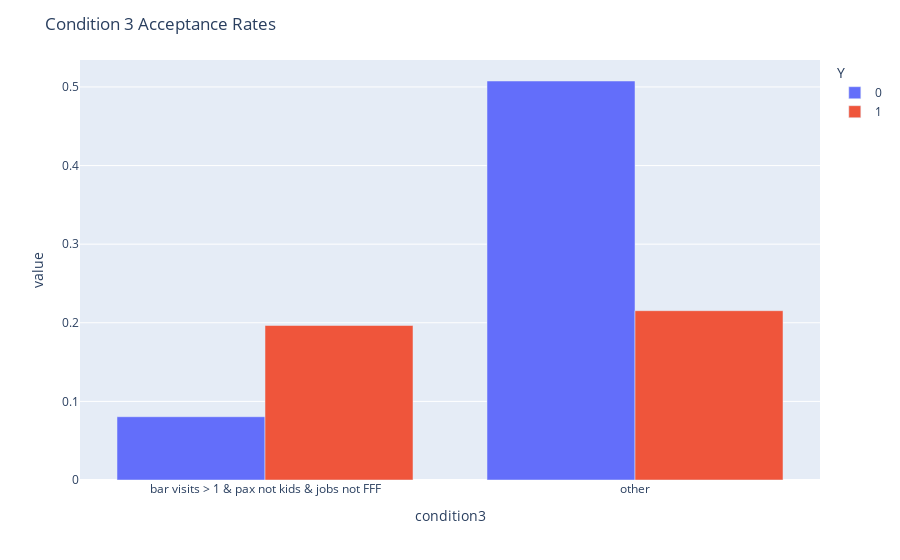

This figure's notebook cell:
### Markdown cell above
5. Use the same process to compare the acceptance rate between drivers who go to bars more than once a month and had passengers that were not a kid and had occupations other than farming, fishing, or forestry.

### Code cell
df_bar['occupation'].value_counts()

def condition3(bar_visits, pax, occupation):
    # drivers who go to bars more than once a month 
    # had passengers that were not a kid 
    # had occupations other than farming, fishing, or forestry
    if bar_visits not in ['never', 'less1'] and pax not in ['Kid(s)'] and occupation not in ['Farming Fishing & Forestry']:
        return 'bar visits > 1 & pax not kids & jobs not FFF'
    else: 
        return 'other'
    

df_bar['condition3'] = df_bar[['Bar', 'passanger', 'occupation']].apply(lambda x: condition3(*x), axis=1)

ct = pd.crosstab(df_bar['condition3'], df_bar['Y'], normalize=True)
ct['sum'] = ct[0] + ct[1]
ct['Acceptance Rate'] = ct[1] / ct['sum']
print(ct)
fig = px.bar(ct[[0,1]], barmode="group")
fig.update_layout(title='Condition 3 Acceptance Rates')

# ~27% of the observations meet the condition above. Of that, 70% accepted the offer.

### Figure 1 — Plotly figure (JSON) as saved in the notebook; plotly's stock layout.template omitted (floating-point values rounded to 4 significant figures)
{"data": [{"alignmentgroup": "True", "hovertemplate": "Y=0<br>condition3=%{x}<br>value=%{y}<extra></extra>", "legendgroup": "0", "marker": {"color": "#636efa", "pattern": {"shape": ""}}, "name": "0", "offsetgroup": "0", "orientation": "v", "showlegend": true, "textposition": "auto", "type": "bar", "x": ["bar visits > 1 & pax not kids & jobs not FFF", "other"], "xaxis": "x", "y": [0.0805, 0.5076], "yaxis": "y"}, {"alignmentgroup": "True", "hovertemplate": "Y=1<br>condition3=%{x}<br>value=%{y}<extra></extra>", "legendgroup": "1", "marker": {"color": "#EF553B", "pattern": {"shape": ""}}, "name": "1", "offsetgroup": "1", "orientation": "v", "showlegend": true, "textposition": "auto", "type": "bar", "x": ["bar visits > 1 & pax not kids & jobs not FFF", "other"], "xaxis": "x", "y": [0.1965, 0.2154], "yaxis": "y"}], "layout": {"barmode": "group", "legend": {"title": {"text": "Y"}, "tracegroupgap": 0}, "margin": {"t": 60}, "title": {"text": "Condition 3 Acceptance Rates"}, "xaxis": {"anchor": "y", "domain": [0, 1], "title": {"text": "condition3"}}, "yaxis": {"anchor": "x", "domain": [0, 1], "title": {"text": "value"}}}}
